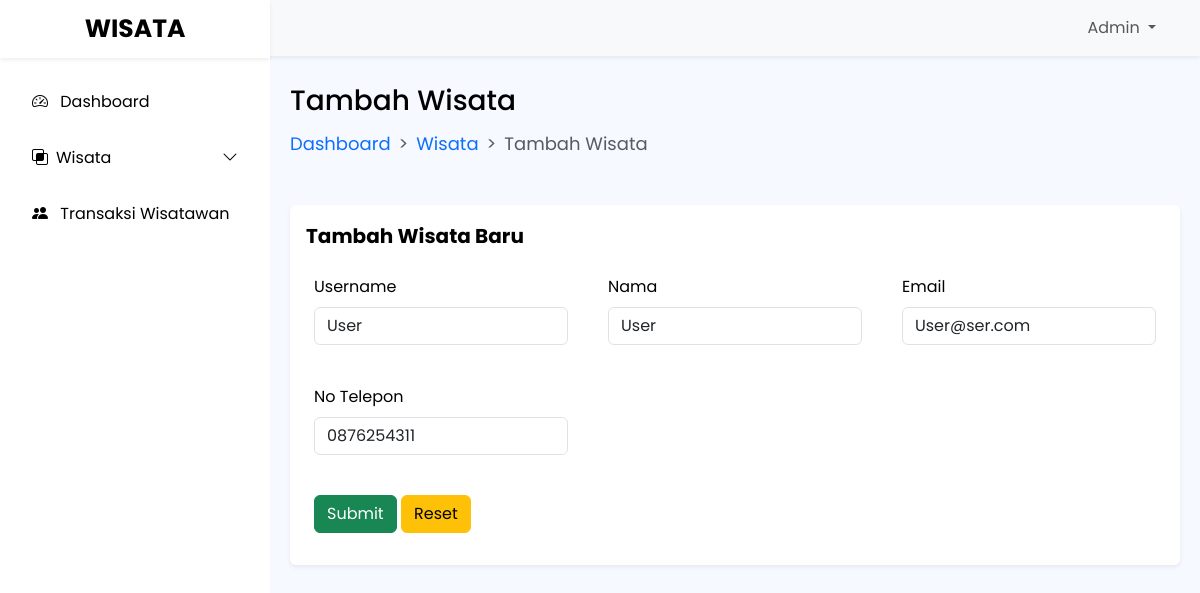
Screenshot of /admin/edit_user.php?id=19 with the database file from the repository.
### tables this page shows
CREATE TABLE `tb_user` (
  `id` int(11) NOT NULL,
  `username` varchar(255) NOT NULL,
  `password` varchar(255) NOT NULL,
  `nama` varchar(255) NOT NULL,
  `email` varchar(255) NOT NULL,
  `no_hp` varchar(20) NOT NULL,
  `level` enum('user','admin') NOT NULL
);

### admin/edit_user.php (the view, shortened to what this page needs)
<!DOCTYPE html>
<html lang="en">
<head>
    <link rel="stylesheet" href="https://cdn.jsdelivr.net/npm/bootstrap-icons@1.10.2/font/bootstrap-icons.css">
    <link rel="stylesheet" href="bootstrap/css/bootstrap.css">
    <link rel="stylesheet" href="bootstrap/css/style.css">
    <link rel="stylesheet" href="bootstrap/css/dataTables.bootstrap5.min.css">
</head>
<body>
    <nav class="navbar navbar-expand-lg navbar-light shadow-sm bg-light">
        <div class="container-fluid">
            <a class="navbar-brand fw-bold" href="index.php">Wisata</a>
            <div class="collapse navbar-collapse" id="navbarSupportedContent">
                <ul class="navbar-nav ms-auto me-md-4 mb-2 mb-lg-0">
                    <li class="nav-item dropdown d-flex text-light">
                        <a class="nav-link dropdown-toggle" href="#" role="button" data-bs-toggle="dropdown"
                            aria-expanded="false">
                            <i class="fa-regular fa-user"></i> Admin
                        </a>
                </ul>
            </div>
        </div>
    </nav>
    <div class="offcanvas offcanvas-start bg-purple text-white sidebar-nav" tabindex="-1" id="offcanvasExample"
        aria-labelledby="offcanvasExampleLabel">
        <div class="offcanvas-header shadow-sm d-block text-center">
            <div class="offcanvas-title" id="offcanvasExampleLabel">
                <a class="navbar-brand fw-bold" href="index.php">Wisata</a>
            </div>
        </div>
        <div class="offcanvas-body pt-3 p-0">
            <nav class="navbar-dark">
                <ul class="navbar-nav sidenav">
                <li class="nav-link bordered px-3 active">
            <a href="index.php" class="nav-link px-3 active">
              <span class="me-2"><i class="bi bi-speedometer2"></i></span>
              <span>Dashboard</span>
            </a>
          </li>
          <li class="nav-link bordered px-3">
            <a class="nav-link px-3 sidebar-link" data-bs-toggle="collapse" href="#collapseExample" role="button"
              aria-expanded="false" aria-controls="collapseExample">
              <span class="me-2">
                <i class="bi bi-intersect"></i>
              </span>
              <span>Wisata</span>
              <span class="right-icon ms-auto">
                <i class="bi bi-chevron-down"></i>
              </span>
            </a>
          </li>
          <li class="nav-link bordered px-3">
            <a href="transaksi.php" class="nav-link px-3">
              <span class="me-2"><i class="bi bi-people-fill"></i></span>
              <span>Transaksi Wisatawan</span>
            </a>
          </li>
                </ul>
            </nav>
        </div>
    </div>
    <main class="mt-3 p-2">
        <div class="container">
            <div class="page-title">
                <div style="font-weight: 500;" class="fs-3">Tambah Wisata</div>
            </div>
            <nav class="mt-2 mb-4" style="--bs-breadcrumb-divider: '>';" aria-label="breadcrumb">
                <ol class="breadcrumb">
                    <li class="breadcrumb-item"><a href="#">Dashboard</a></li>
                    <li class="breadcrumb-item"><a href="#">Wisata</a></li>
                    <li class="breadcrumb-item active" aria-current="page">Tambah Wisata</li>
                </ol>
            </nav>
            <div class="latest-added mt-5">
                <div class="card border-0 shadow-sm">
                    <div class="card-body">
                        <div class="page-title fs-5 fw-bold mb-4">
                            Tambah Wisata Baru
                        </div>
                        <form action="proses_edituser.php" method="post" enctype="multipart/form-data">
                        <?php
				include "../koneksi.php";
				$id=$_GET['id'];
				$query = "SELECT * FROM tb_user WHERE id=$id";
				$go = mysqli_query($konek, $query);
				$row = mysqli_fetch_array($go);
				$nama = $row[3];
				$email = $row[4];
				$no_hp = $row[5];
			?>
                            <div class="row">
                                <div class="col-md-4">
                                    <div class="mb-3 px-2">
                                        <label for="st_name" class="form-label">Username</label>
                                        <input class="form-control" placeholder="Masukkan Nama Wisata" type="text"
                                            id="st_name" name="usn" value="<?php echo $nama?>">
                                    </div>
                                </div>
                                <div class="col-md-4">
                                    <div class="mb-3 px-2">
                                        <label for="st_phone" class="form-label">Nama</label>
                                        <input class="form-control" placeholder="...." type="text" id="st_name"
                                            name="nama"  value="<?php echo $nama?>">
                                    </div>
                                </div>
                                <div class="col-md-4">
                                    <div class="mb-3 px-2">
                                        <label for="st_email" class="form-label">Email</label>
                                        <input class="form-control" placeholder="Rp." type="text"
                                            id="st_email" name="email"  value="<?php echo $email?>">
                                    </div>
                                </div>
                                <div class="col-md-4 mt-md-4">
                                    <div class="mb-3 px-2">
                                        <label for="st_admsn" class="form-label">No Telepon</label>
                                        <input class="form-control" type="text" placeholder="example@email.com" id="st_admsn" name="nohp"  value="<?php echo $no_hp?>">
                                    </div>
                                </div>
                                </div>
                                <div class="col-12 mt-md-4">
                                    <div class="mb-3 px-2">
                                        <button type="submit" class="btn btn-success"> Submit </button>
                                        <button type="reset" class="btn btn-warning"> Reset </button>
                                    </div>
                                </div>
                            </div>
                    </div>
                </div>
            </div>
    </main>
</body>
</html>

### rows the page displays
tb_user: usn "User", nama "User", email "User@ser.com", nohp "0876254311"
